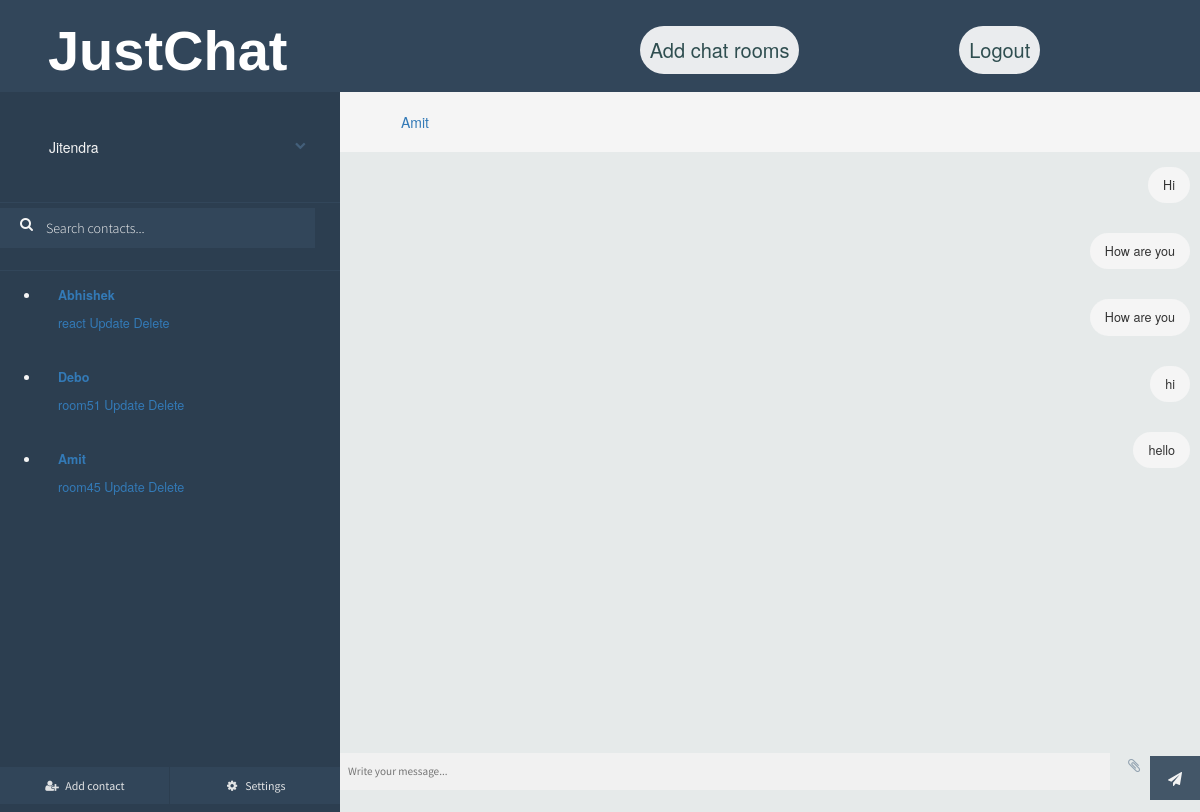
The page /chat/Jitendra/rooms/room45/ (signed in) on the database its author committed.
### chat/models.py (models this page shows, shortened)
class Room(models.Model):
    user = models.ForeignKey(
            User, on_delete=models.CASCADE
        )
    room_name = models.CharField(max_length=50)
    participants = models.ManyToManyField(User, related_name='friends', blank=True)

class Message(models.Model):
    author = models.ForeignKey(User, on_delete=models.CASCADE)
    content = models.TextField()
    timestamp = models.DateTimeField(auto_now_add=True)
    room = models.ForeignKey(Room, on_delete=models.CASCADE)

### chat/views.py (the view)
# urls.py: path('chat/<str:username>/rooms/<str:room_name>/', views.chat_rooms, name='chat_rooms'),
@login_required(login_url='/login')
def chat_rooms(request, username, room_name):
    username = request.user
    current_user = User.objects.get(username=username)
    user_rooms = Room.objects.filter(participants__username=current_user)
    room_deatails = filter_rooms_and_friends(user_rooms, current_user)
    room = Room.objects.get(room_name=room_name)
    participants = room.participants.all()
    participants_name = filter_participants(current_user, participants)
    is_participant_user = User.objects.get(username=current_user)
    if is_participant_user in participants:
        print("The current user is allowed to send message")
        messages = Message.objects.filter(room=room).order_by('-timestamp').all()
        if request.method == 'POST':
            msg = request.POST['chat-msg-input']
            data = Message(author=current_user, content=msg, room=room)
            data.save()
            return redirect('chat:chat_rooms', username, room.room_name)
        print('&*&&&&&&&&&&&&&&&&&&&&&&&&&&: room_name ', room_name, type(room_name))
        print(current_user.username, type(current_user.username))
        return render(request, 'chat/room.html', {
            'room_name': room_name,
            'username': current_user,
            'messages': reversed(messages),
            'rooms_details': room_deatails,
            'participants': participants_name,
            'group_name': ''
        })
    else:
        print("The current use user is not allowed to send message.")
        return HttpResponse("<h1>You are an unauthorized user for this room.</h1>")

### chat/views.py (called while the page is built)
def filter_rooms_and_friends(user_rooms, current_user):
    all_rooms = []
    participants = []
    for room in user_rooms:
        all_rooms.append(room.room_name)
        participants.append(room.participants.all())
    friends = []
    for users in participants:
        print('-------------------')
        print(len(users))
        print(users)
        if len(users) == 2:
            for user in users:
                if user.username != current_user.username:
                    friends.append(user.username)
        else:
            temp = ''
            for user in users:
                temp += ' ' + user.username
            print(temp)
            friends.append(temp)
        print(len(friends))
    print(len(all_rooms), len(friends))
    print(friends)
    return zip(all_rooms, friends)

def filter_participants(current_user, participants):
    friend_name = ''
    group_name = ""
    if len(participants) == 2:
        for participant in participants:
            if participant != current_user:
                friend_name = participant.username
        return friend_name
    else:
        for participant in participants:
            group_name += ' ' + participant.username
        return group_name

### chat/templates/chat/room.html (shortened to what this page needs)
{% load static %}
<!DOCTYPE html><html class=''>
<head>
<link href="//maxcdn.bootstrapcdn.com/bootstrap/4.0.0/css/bootstrap.min.css" rel="stylesheet" id="bootstrap-css">
<link href="//netdna.bootstrapcdn.com/bootstrap/3.0.0/css/bootstrap.min.css" rel="stylesheet" id="bootstrap-css">
<link rel='stylesheet prefetch' href='https://cdnjs.cloudflare.com/ajax/libs/meyer-reset/2.0/reset.min.css'><link rel='stylesheet prefetch' href='https://cdnjs.cloudflare.com/ajax/libs/font-awesome/4.6.2/css/font-awesome.min.css'>
<link rel="stylesheet" href="{% static 'css/user.css' %}">
<link rel="stylesheet" href="{% static 'css/room.css' %}">
</head>
<body>
  <header>
    <div id="header-child1">
        <form action="" method="GET">
            <a href="{% url 'chat:get_rooms' username %}"><h1 id="logo">JustChat</h1></a>
        </form>
    </div>
    <div id="header-child2">
        <div>
            <form action="{% url 'chat:user_details' username %}" method="GET">
                <button class="btn">Add chat rooms</button>
            </form>
        </div>
        <div>
            <form action="/logout" method="GET">
                <button class="btn">Logout</button>
            </form>
        </div>
    </div>
  </header>
<div id="frame">
	<div id="sidepanel">
		<div id="profile">
			<div class="wrap">
				<p>{{username}}</p>
				<i class="fa fa-chevron-down expand-button" aria-hidden="true"></i>
			</div>
		</div>
		<div id="search">
      <form action="{% url 'chat:search_room' username room_name %}" method="POST">
        <label for=""><i class="fa fa-search" aria-hidden="true"></i></label>
        <input type="text" placeholder="Search contacts..." />
      </form>
		</div>
		<div id="contacts">
			<ul>
        {% for room_name, friend in rooms_details %}
          <li class="contact">
            <div class="wrap">
              <div class="meta">
                <p class="name"><a href="{% url 'chat:chat_rooms' username room_name %}">{{friend}}</a></p>
                <a href="">{{room_name}}</a>
                <a href="{% url 'chat:update_room' username room_name %}">Update</a>
                <a href="{% url 'chat:delete_room' username room_name %}">Delete</a>
                <p class="preview"></p>
              </div>
            </div>
          </li>
        {% endfor %}
			</ul>
		</div>
		<div id="bottom-bar">
			<button id="addcontact"><i class="fa fa-user-plus fa-fw" aria-hidden="true"></i> <span>Add contact</span></button>
			<button id="settings"><i class="fa fa-cog fa-fw" aria-hidden="true"></i> <span>Settings</span></button>
		</div>
	</div>
	<div class="content">
		<div class="contact-profile">
      </b><a href="">{{participants}}</a>
    </div>
		<div class="messages" id="message-box">
			<ul>
        {% for message in messages %}
          {% if message.author != username %}
            <li class="sent">
                <p>{{message.author}} : {{message.content}}</p>
            </li>
          {% else %}
            <li class="replies">
              <p>{{message.content}}</p>
            </li>
          {% endif %}
        {% endfor %}
			</ul>
    </div>
		<div class="message-input">
			<div class="wrap">
        <form action="{% url 'chat:chat_rooms' username room_name %}" method="POST">
          <input type="text" name="chat-msg-input" placeholder="Write your message..." />
          <i class="fa fa-paperclip attachment" aria-hidden="true"></i>
          <button class="submit"><i class="fa fa-paper-plane" aria-hidden="true"></i></button>
        </form>
			</div>
		</div>
	</div>
</div>
  </body>
</html>

### chat/static/css/user.css (style rules this page uses)
body { margin: 0ex; padding: 0ex; }
a { text-decoration: none; }
header { height: 10%; background-color: rgb(81, 81, 223); display: flex; justify-content: space-between; align-items: center ; }
#header-child2 { width: 60%; display: flex; justify-content: space-evenly; }
#logo { padding-left: 20%; font-size: 400%; font-weight: bold; font: bolder; color: white; font-family: Helvetica; }
.btn { background-color: white; border: none; color: darkslategrey; padding: 10px; text-align: center; text-decoration: none; display: inline-block; font-size: 20px; cursor: pointer; border-radius: 7.447vw; }
* { box-sizing: border-box }
input[type=text], input[type=password] { width: 100%; padding: 15px; margin: 5px 0 22px 0; display: inline-block; border: none; background: #f1f1f1; }
button { background-color: #4CAF50; color: white; padding: 14px 20px; margin: 8px 0; border: none; cursor: pointer; width: 100%; opacity: 0.9; }

### chat/templates/chat/room.html (style rules this page uses)
header { height: 15%; background-color: #32465a; }

### rows shown on the page
Room: rooms_details "react"
Room: rooms_details "room51"
Room: rooms_details "room45"
Message: content "Hi"
Message: content "How are you"
Message: content "How are you"
Message: content "hi"
Message: content "hello"

### other values the page prints
{{ username }} "Jitendra"
{{ friend }} "Abhishek" "Debo" "Amit"
{{ participants }} "Amit"
